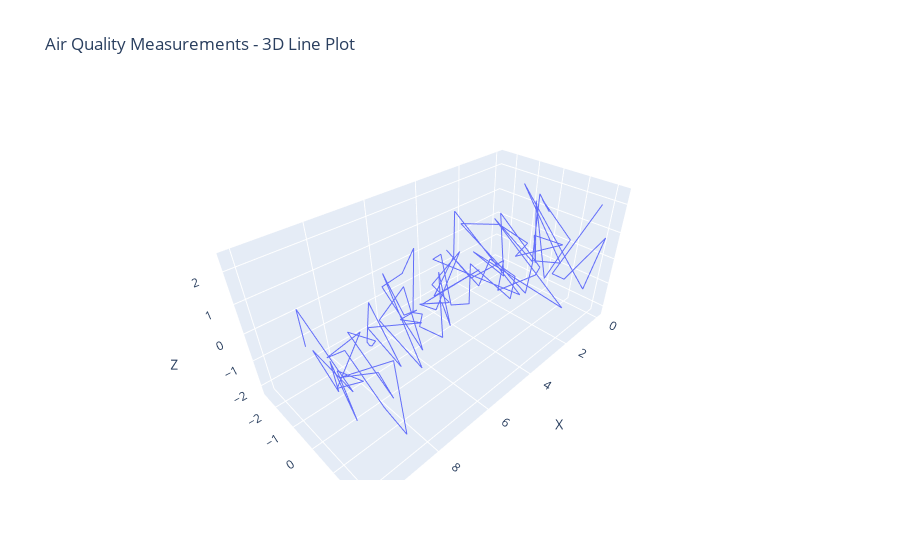

Write notebook code for a chart like this one.
### Markdown cell above
#**Plotly - 3D Line Plot:**<br>
->The Plotly code generates a 3D line plot representing the air quality measurements.<br> ->It uses sample data for the x, y, and z coordinates, where the z values are randomly generated.<br> ->The line plot connects the points in 3D space, allowing us to observe trends and changes in the measurements over the given range.

### Code cell
import plotly.graph_objects as go
import numpy as np

# Generate sample data
np.random.seed(0)
n = 100
x = np.linspace(0, 10, n)
y = np.random.randn(n)
z = np.random.randn(n)

# Create a 3D line plot using Plotly
fig = go.Figure(data=[go.Scatter3d(x=x, y=y, z=z, mode='lines')])
fig.update_layout(scene=dict(xaxis_title='X', yaxis_title='Y', zaxis_title='Z'),
                  title='Air Quality Measurements - 3D Line Plot')
fig.show()
